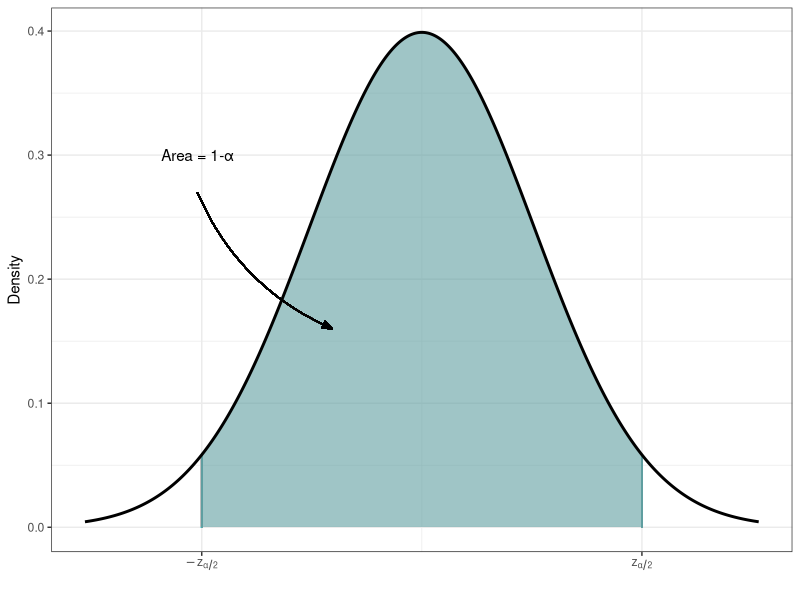
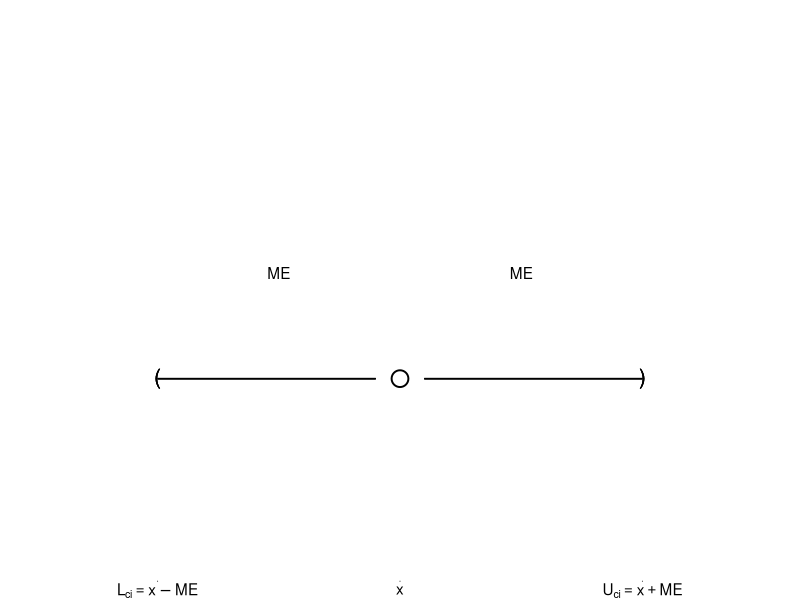
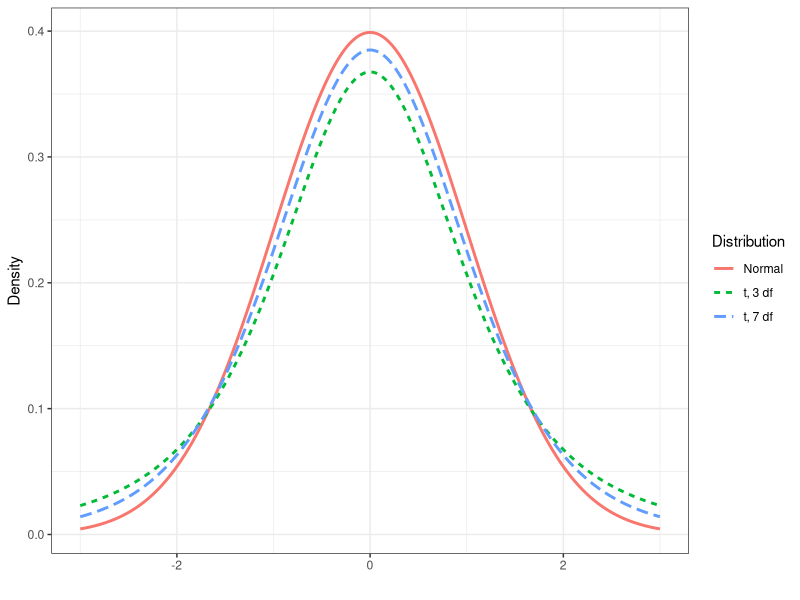
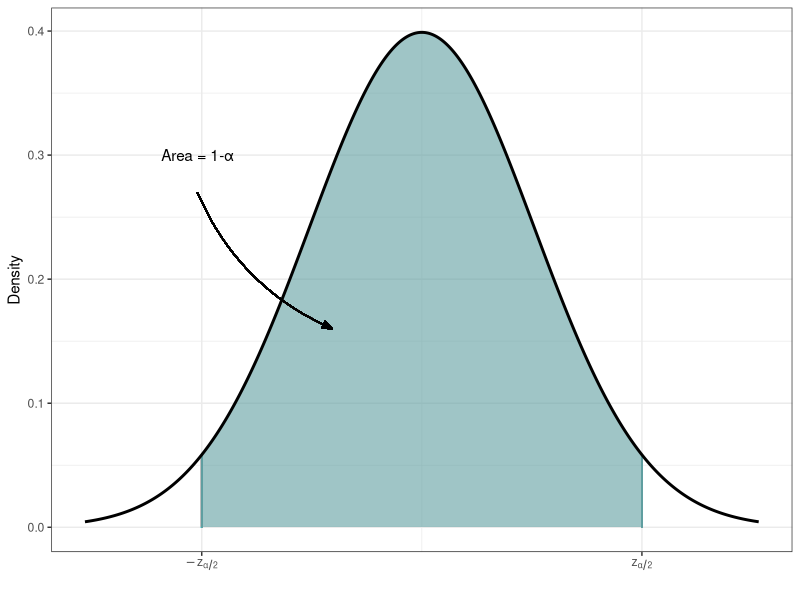
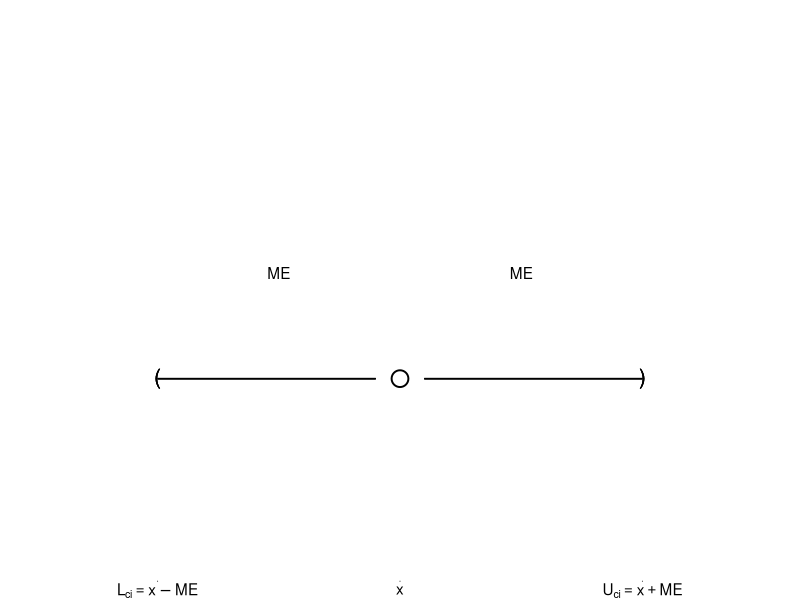
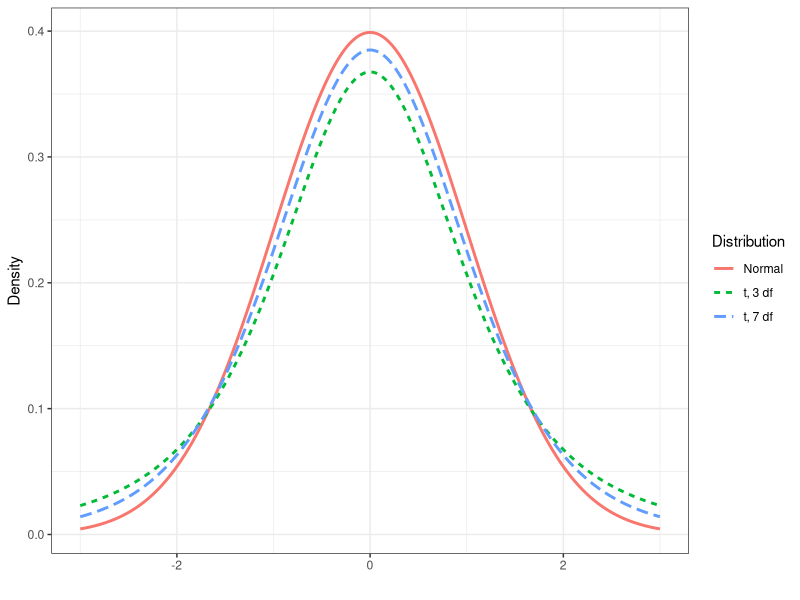

Generate these figures, in order, with R:
require(ggplot2)

setwd(dirname(sys.frame(1)$ofile))

# Critical values
x <- seq(-3, 3, length=1000)
y <- dnorm(x)
cv <- data.frame(x=x, y=y)

g.cv <- ggplot(cv, aes(x=x, y=y))
g.cv <- g.cv + geom_area(aes(ymax=y), data=cv[cv$x> -1.96 & cv$x< 1.96,], fill='cadetblue', alpha=.6)
g.cv <- g.cv + geom_segment(aes(x=-1.96, y=0, xend=-1.96, yend=dnorm(-1.96)), color="cadetblue")
g.cv <- g.cv + geom_segment(aes(x=1.96, y=0, xend=1.96, yend=dnorm(1.96)), color="cadetblue")
g.cv <- g.cv + geom_line(size=1)
g.cv <- g.cv + theme_bw() +xlab("") + ylab("Density")
g.cv <- g.cv + scale_x_continuous(breaks=c(-1.96, 1.96), labels=expression(-z[alpha/2], z[alpha/2]))
g.cv <- g.cv + annotate("text", x=-2, y=.3, label="Area = 1-α")
g.cv <- g.cv + geom_curve(aes(x=-2, y=.27, xend=-.8, yend=.16), curvature = .2,
                          arrow=arrow(angle=20, length=unit(.1,"in"), type="closed"))

g.cv

ggsave('ch7_crit_values.png', width=4.5, height=2, units = "in")


# Number line
nl <- data.frame(x=c(-1.5, 0, 1.5), y=rep(1,3))

g.nl <- ggplot(nl, aes(x=x, y=y))
#g.nl <- g.nl + geom_errorbarh(aes(xmin=-1, xmax=1, height=.1))
g.nl <- g.nl + geom_point(data=nl[nl$x==0,], shape=21, size = 5, color="black", fill="white", stroke=1)
g.nl <- g.nl + geom_point(aes(x=-1, y=1), shape=40, size=5) + 
    geom_segment(aes(x=-.1, xend=-1, y=1, yend=1)) +
    annotate("text", x=-.5, y = 1.15, label="ME")
g.nl <- g.nl + geom_point(aes(x=1, y=1), shape=41, size=5)+
    geom_segment(aes(x=.1, xend=1, y=1, yend=1)) +
    annotate("text", x=.5, y = 1.15, label="ME")
g.nl <- g.nl + scale_x_continuous(limits=c(-1.5, 1.5), breaks=c(-1,0,1),
                                  labels=expression(L[ci] == x - ME, x, U[ci] == x + ME))
g.nl <- g.nl + scale_y_continuous(limits=c(.75, 1.5))
g.nl <- g.nl + theme_void() + xlab("") + ylab("")
g.nl <- g.nl + theme(axis.text.x=element_text(color="black"), axis.ticks.x=element_line())

g.nl

ggsave('ch7_ci_numline.png', width=4.5, height=1, units = "in")


# t distribution
x <- seq(-3, 3, length=1000)
y.norm <- dnorm(x)
y.t1 <- dt(x, 3)
y.t2 <- dt(x, 7)
td <- data.frame(x=rep(x,3), y=c(y.norm, y.t1, y.t2), 
                 Distribution=c(rep("Normal",1000), rep("t, 3 df",1000), rep("t, 7 df", 1000)))

g.td <- ggplot(td, aes(x=x, y=y, color=Distribution, linetype=Distribution))
g.td <- g.td + geom_line(size=1)
g.td <- g.td + theme_bw() + xlab("") + ylab("Density")

g.td

ggsave('ch7_t_dist.png', width=4.5, height=3, units = "in")
